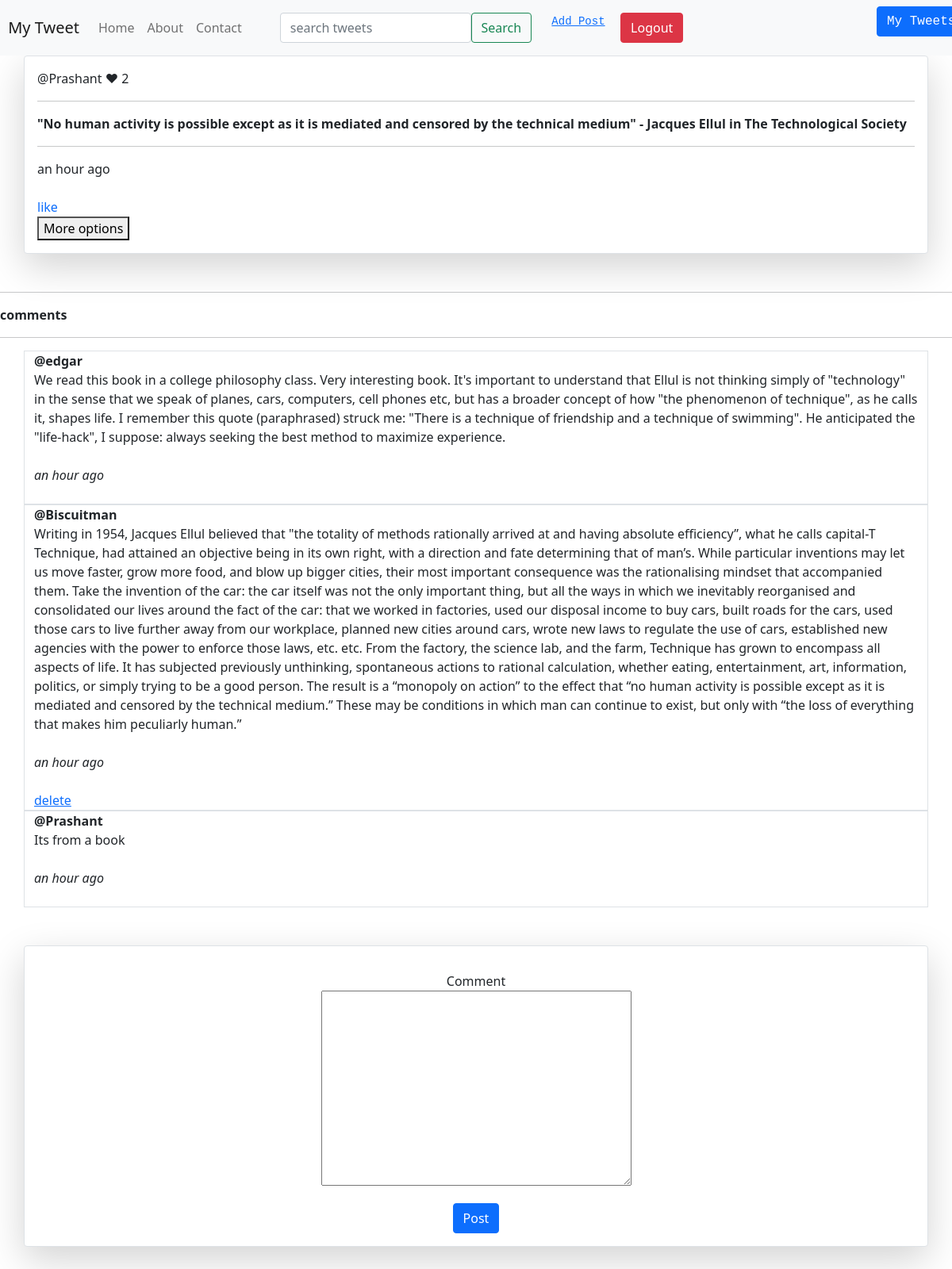
Screenshot of /post/no-human-activity-is-possible-except-as-it-is-medi (signed in) with the database file from the repository.
### smwapp/models.py (models this page shows, shortened)
class post(models.Model):
    user = models.ForeignKey(User, on_delete=models.CASCADE)
    status = models.TextField()
    no_of_likes = models.IntegerField(default=0)
    posted_date = models.DateTimeField(auto_now_add=True,null=True)
    slug = AutoSlugField(populate_from = 'status', unique = True, null = True)

class comments(models.Model):
    user = models.ForeignKey(User, on_delete=models.CASCADE)
    post = models.ForeignKey(post, on_delete=models.CASCADE)
    comment = models.TextField()
    posted_date = models.DateTimeField(auto_now_add=True, null = True)

### smwapp/views.py (the view, shortened to what this page needs)
# urls.py: path('post/<slug>', views.specific_post, name = "post"),
@login_required(login_url='loginpage')
def specific_post(request, slug):
    reply = replyform()
    obj = post.objects.get(slug = slug)
    form = commentform()
    comments = obj.comments_set.all()
    try:
        like_obj = likes.objects.get(Q(post=obj) & Q(user = request.user))
        a = like_obj.has_liked
    except:
        a = False
    data =  {
        'post' : obj,
        'comments' : comments ,
        'liked' : a ,
        'form' : form ,
        'rform' : reply
    }
    return render(request, "specpost.html", data)

### smwapp/forms.py
class commentform(forms.ModelForm):
    class Meta:
        model = comments
        fields = ('comment',)

class replyform(forms.ModelForm):
    class Meta:
        model = replycomment
        fields = ('reply',)

### smwapp/templates/specpost.html (shortened to what this page needs)
{% extends 'base.html' %}
{% block content %}
{% load humanize %}
<div class="container border shadow-lg p-3 mb-5 bg-white rounded">
    @{{post.user}}
    &#10084; {{post.no_of_likes}}
    <hr>
        <b> {{post.status}}</b>
        <hr>
        {{post.posted_date | naturaltime}}
        <br><br>
            {% if liked %}
            <a href="{% url 'like' slug=post.slug %}" style="text-decoration: none; size: 700px;">unlike</a> <br> &#x2611;
            {% else %}
            <a href="{% url 'like' slug=post.slug %}" style="text-decoration: none; size: 700px;">like</a> <br>
            {% endif %}
        <button data-bs-toggle="collapse" data-bs-target="#demo">More options</button>
    </div>
<hr>
<b>comments</b>
<hr>
{% for c in comments %}
    <div class="container border">
        <b>@{{c.user}}</b> <br>
        {{c.comment}} <br> <br>
       <i> {{c.posted_date | naturaltime}}</i> <br> <br>
       {% if c.user == request.user %}
        <a href="{% url 'deletecomment' id=c.id %}">delete</a>
       {% endif %}
    </div>
{% endfor %}
<br> <br>
   <center>
<div class="container border shadow-lg p-3 mb-5 bg-white rounded">
    <form action="" method="post">
        {% for fields in form %}
        <div class="mb-3 mt-3">
          {{fields.label}} <br>
          {{fields}}
        </div>
        {% endfor %}
        <button type="submit" class="btn btn-primary">Post</button>
    </form>
</center>
{% endblock content %}

### rows the page displays
post: user "Prashant", no_of_likes "2", status "\"No human activity is possible except as it is mediated and censored by the technical medium\" - Jacques Ellul in The Technological Society", posted_date "an hour ago"
comments: user "edgar", comment "We read this book in a college philosophy class. Very interesting book. It's important to understand that Ellul is not thinking simply of \"technology\" in the sense that we speak of planes, cars, computers, cell phones etc, but has a broader concept of how \"the phenomenon of technique\", as he calls it, shapes life. I remember this quote (paraphrased) struck me: \"There is a technique of friendship and a technique of swimming\". He anticipated the \"life-hack\", I suppose: always seeking the best method to maximize experience.", posted_date "an hour ago"
comments: user "Biscuitman", comment "Writing in 1954, Jacques Ellul believed that \"the totality of methods rationally arrived at and having absolute efficiency”, what he calls capital-T Technique, had attained an objective being in its own right, with a direction and fate determining that of man’s. While particular inventions may let us move faster, grow more food, and blow up bigger cities, their most important consequence was the rationalising mindset that accompanied them. Take the invention of the car: the car itself was not the only important thing, but all the ways in which we inevitably reorganised and consolidated our lives around the fact of the car: that we worked in factories, used our disposal income to buy cars,…", posted_date "an hour ago", shows "delete"
comments: user "Prashant", comment "Its from a book", posted_date "an hour ago"

### other values shown
{{ fields.label }} "Comment"
